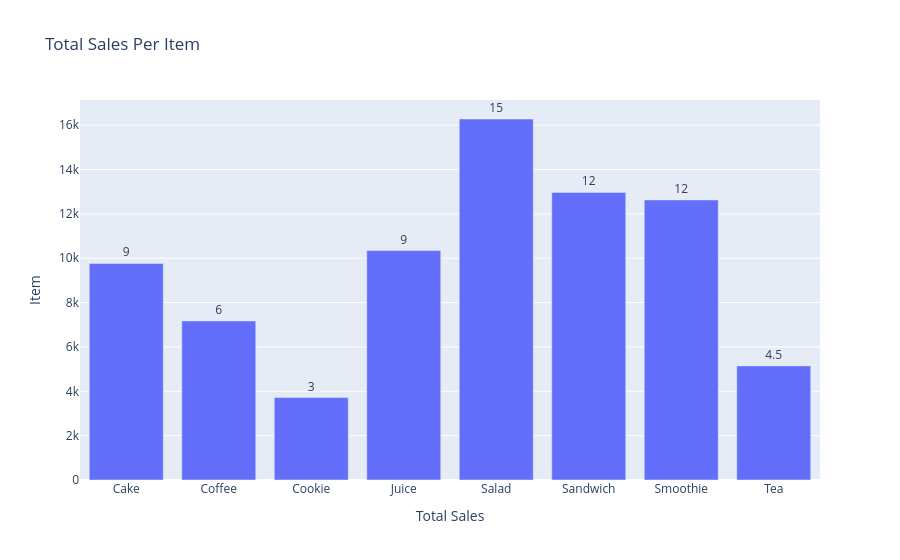

Here is the notebook cell this chart was saved with:
### Code cell
bar_chart = px.bar(df_copy.groupby('Item')['Total Spent'].sum().reset_index(name = 'Total_Sales'), 
                   x = 'Item', y = 'Total_Sales', title = 'Total Sales Per Item')
bar_chart.update_xaxes(title_text = 'Total Sales')
bar_chart.update_yaxes(title_text = 'Item')
bar_chart.update_traces(text = df_copy.groupby('Item')['Total Spent'].median().reset_index(name = 'Total_Sales')['Total_Sales'],
                        textposition = 'outside')
bar_chart.show()

### Figure 1 — Plotly figure (JSON) as saved in the notebook; plotly's stock layout.template omitted (floating-point values rounded to 4 significant figures)
{"data": [{"hovertemplate": "Item=%{x}<br>Total_Sales=%{y}<extra></extra>", "legendgroup": "", "marker": {"color": "#636efa", "pattern": {"shape": ""}}, "name": "", "orientation": "v", "showlegend": false, "text": [9.0, 6.0, 3.0, 9.0, 15.0, 12.0, 12.0, 4.5], "textposition": "outside", "type": "bar", "x": ["Cake", "Coffee", "Cookie", "Juice", "Salad", "Sandwich", "Smoothie", "Tea"], "xaxis": "x", "y": [9766.0, 7173.0, 3717.0, 10340.0, 16280.0, 12970.0, 12630.0, 5146.0], "yaxis": "y"}], "layout": {"barmode": "relative", "legend": {"tracegroupgap": 0}, "title": {"text": "Total Sales Per Item"}, "xaxis": {"anchor": "y", "domain": [0, 1], "title": {"text": "Total Sales"}}, "yaxis": {"anchor": "x", "domain": [0, 1], "title": {"text": "Item"}}}}
